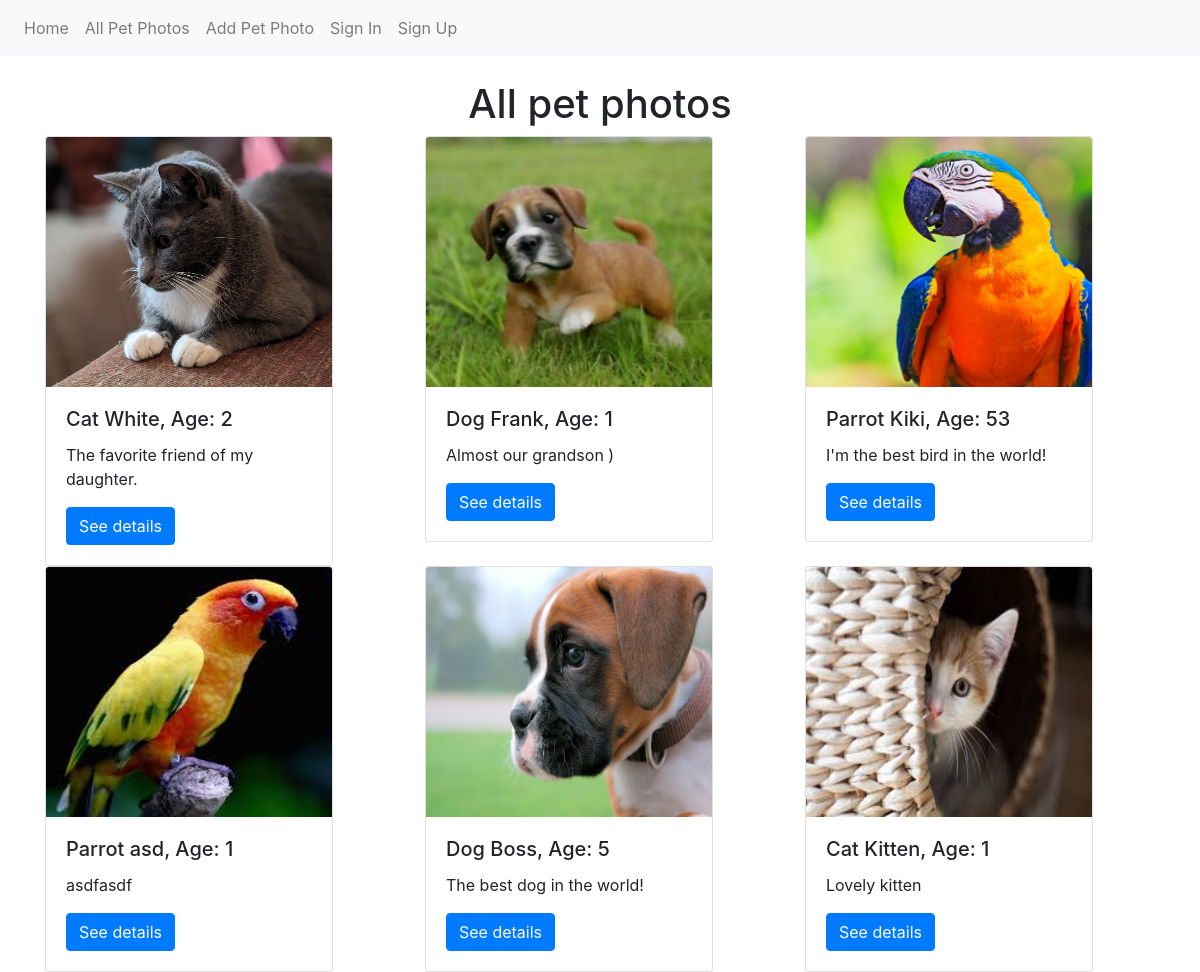
/pets/, run on the app's committed database.
### pets/models.py (models this page shows, shortened)
class Pet(models.Model):
    PET_TYPES = (
        ('Dog', 'dog'),
        ('Cat', 'cat'),
        ('Parrot', 'parrot'),
        ('UNKNOWN', 'unknown'),
    )
    type = models.CharField(max_length=7, choices=PET_TYPES, default='UNKNOWN')
    name = models.CharField(max_length=6, blank=False)
    age = models.IntegerField(blank=False)
    description = models.TextField(blank=False)
    image = models.ImageField(upload_to='images')
    user = models.ForeignKey(UserProfile, on_delete=models.CASCADE)
    class Meta:
        ordering = ['id']

### pets/views.py (the view)
def list_pets(request):
    context = {"pets": Pet.objects.all()}
    return render(request, 'pets/pet_list.html', context)

### templates/pets/pet_list.html
{% extends 'base_page.html' %}
{% load static %}
{% block container %}
    <div class="container">
        <h1 class='text-center'>All pet photos</h1>
        <div class="row">
            {% for pet in pets %}
                <div class="col-lg-4">
                    <div class="card" style="width: 18rem;">
                        <img src="{{ pet.image.url }}" height="250px" class="card-img-top" alt="image of {{ pet.name }}">
                        <div class="card-body">
                            <h5 class="card-title">{{ pet.type }} {{ pet.name }}, Age: {{ pet.age }}</h5>
                            <p class="card-text">{{ pet.description }}</p>
                            <a href="{% url 'pet details' pet.id %}" class="btn btn-primary">See details</a>
                        </div>
                    </div>
                </div>
            {% endfor %}
        </div>
    </div>
{% endblock container %}

### data on the page
Pet: image (picture), type "Cat", name "White", age "2", description "The favorite friend of my daughter."
Pet: image (picture), type "Dog", name "Frank", age "1", description "Almost our grandson )"
Pet: image (picture), type "Parrot", name "Kiki", age "53", description "I'm the best bird in the world!"
Pet: image (picture), type "Parrot", name "asd", age "1", description "asdfasdf"
Pet: image (picture), type "Dog", name "Boss", age "5", description "The best dog in the world!"
Pet: image (picture), type "Cat", name "Kitten", age "1", description "Lovely kitten"
